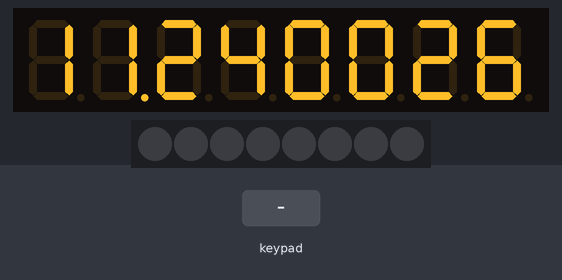
This sketch was run on a simulated ESP8266 (NodeMCU). On the bench: 8-digit seven-segment display, 8 RGB LEDs in strip order, left to right. The inputs (shaded band) are chosen by the test bench. WiFi joins after 1.5 s; servers stay silent unless stated; the local clock reads 2024-03-15 10:24:30 at power-on unless the sketch sets it; what the sketch prints to the serial monitor is not drawn.

Above: at 2.7 s.
2.8 s: key '5' pressed
4.4 s: keypad keys 1 2 3 4 pressed 0.4 s apart
7.5 s: key '1' pressed
9.2 s: key '2' pressed
Timing chart, 0 to 12.0 s (numbered marks = the images above; inputs shaded):
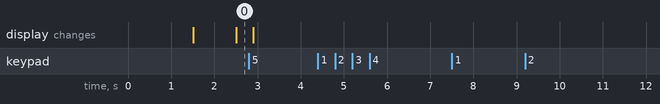

The sketch:

main.ino
```cpp
#include <TimedAction.h>
#include <time.h>
#include "web.h"
#include "utils.h"
#include "ptm.h"

TimedAction timedCheckButtons = TimedAction(200, ptm::CheckButtons);
TimedAction timedDisplayUpdate = TimedAction(1000, ptm::DisplayUpdate);

void setup(){
  Serial.begin(9600);
  Serial.print("Started");
  web::SetupOTAHandlers();
  //setupClient();
  //animateLed();
}

void loop(){
  if (WiFi.status() != WL_CONNECTED) {
    delay(1);
    web::ConnectWiFi();
    return;
  }
  web::CheckOTAUpdates();
  timedCheckButtons.check();
  timedDisplayUpdate.check();
}
```

counter.h
```cpp
#ifndef COUNTER_H
#define COUNTER_H


/* Counter: if led_time is set, then returns a bool on whether to
   flash led if led_time has elapsed since last increment.

   If led_time is set to 0, then returns LedOn if count > 9.
 */
class Counter {
  public:
    Counter(unsigned int led_time){
      this->led_time_ = led_time * 60;
      this->last_press_ = round(millis() / 1000);
    }

    unsigned int GetCount() {
      return this->count_ % 10;
    }

   void Increment() {
      this->last_press_ = round(millis() / 1000);
      this->count_++;
    }

    bool LedOn() {
     int current_time = round(millis() / 1000);
     if(this->led_time_ > 0) {
      return ((current_time - this->last_press_) > this->led_time_);
     } else {
      return (this->count_ /10) % 2 > 0;
     }
    }

  private:
    unsigned int count_ = 0;
    unsigned int last_press_ = 0;
    unsigned int led_time_;
};

class Accumulator {
 public:
  Accumulator(int size) {
    accumulators = (time_t*)calloc(size, sizeof(time_t));
    active_start_ = millis()/1000;
    active_ = 0;
  }

  void UpdateAccumulation(){
    accumulators[active_] += millis()/1000 - active_start_;
    Serial.print(accumulators[active_]);
  }

  void SetActive(int n){
    UpdateAccumulation();
    active_ = n;
    active_start_ = millis()/1000;
  };

  int GetActive(){
    return active_;
  }

  time_t GetAccumulatedTime() {
    return accumulators[active_] + (millis()/1000 - active_start_);
  }

 private:
  time_t* accumulators;
  int active_;
  int active_start_;
};

#endif
```

googlesheet.h
```cpp
#ifndef GOOGLESHEET_H
#define GOOGLESHEET_H

#include <HTTPSRedirect.h>

namespace googlesheet {
  const char *GScriptId = "AKfycbyHwjxAg8eJwlVwt71-o94I9M4sAzgAsg2xwnmb4El9QtzjC77u";
  const char* host = "script.google.com";
  const char* googleRedirHost = "script.googleusercontent.com";
  const int httpsPort = 443;
  HTTPSRedirect client(httpsPort);

  // Prepare the url (without the varying data)
  String url = String("/macros/s/") + GScriptId + "/exec?";

  // This is the main method where data gets pushed to the Google sheet
  // id = sheet name
  void postData(String id, String value){
    Serial.print("start post");
    if (!client.connected()){
      Serial.println("Connecting to client again…");
      client.connect(host, httpsPort);
    }
    String urlFinal = url + "id=" + id + "&value=" + String(value);
    client.printRedir(urlFinal, host, googleRedirHost);
    Serial.print(urlFinal);
  }
}

#endif
```

pomodoro.h
```cpp
#ifndef POMODORO_H
#define POMODORO_H

#include "googlesheet.h"

class Pomodoro {
  public:
    Pomodoro(int work_time, int break_time) {
      this->checked_time_ = 1;
      this->completed_count_ = 0;
      this->work_time_ = work_time;
      this->animate = false;
      this->elapsed_time_ = 0;
      this->paused_time_ = 0;
      this->checked_time_ = -1;
      this->paused_ = false;
      this->distraction_count_ = 0;
    }

    int elapsed_time() {
      int current_time = round(millis() / 1000);
      if(this->checked_time_ < 0)
          return 0;
      if(paused_) {
        this->paused_time_ += current_time - this->checked_time_;
      } else {
        this->elapsed_time_ += current_time - this->checked_time_;
      }
      this->checked_time_ = current_time;

      // Stop if total work time elapsed for Pomodoro
      if(this->elapsed_time_ > this->work_time_ * 60) {
        this->completed_count_ +=1;
        this->Reset();
        this->animate = true;
	this->LogSheetMessage("Completed");
      }
    }

    String GetCompletedCount() {
      return String(byte(this->completed_count_));
    }
    String GetDisplayMinutes(){
      this->elapsed_time();
      unsigned long seconds = 0;
      if(paused_){
        seconds = this->paused_time_;
      } else {
        seconds = (this->work_time_ +1) * 60 - this->elapsed_time_;
      }
      return this->minuteStr(seconds/60 % 60);
    }

    void Start() {
      if(!IsStarted()) {
	this->checked_time_ = round(millis() / 1000);
	this->elapsed_time();
	this->paused_ = false;
	this->LogSheetMessage("Start");
      }
    }

    void Stop() {
      if(IsStarted()) {
	this->elapsed_time_ = 0;
	this->paused_time_ = 0;
	this->checked_time_ = -1;
	this->paused_ = false;
	this->distraction_count_ = 0;
	this->LogSheetMessage("Stop");
      }
    }

    void Pause() {
      if (IsStarted()) {
        this->elapsed_time();
        this->paused_ = true;
	this->LogSheetMessage("Paused");
      }
    }

    bool IsPaused() {
      return this->paused_;
    }

    bool IsStarted() {
      return (this->checked_time_ > 0);
    }

    void TogglePause() {
      if (IsStarted()) {
	Pause();
      } else {
	Start();
      }
    }

    void Reset() {
      if(!IsStarted()) {
        this->Start();
        return;
      }
      Stop();
    }

    void IncrementDisctractionCount(){
      distraction_count_++;
      this->LogSheetMessage("Distracted");
    }

    int GetDistractionCount(){
      return distraction_count_;
    }

    bool animate;

  private:
    unsigned long paused_time_;
    unsigned long elapsed_time_;
    unsigned long work_time_;
    int checked_time_;
    int distraction_count_;
    bool paused_;
    unsigned long completed_count_;

    String formatNumber(String inp){
      if (inp.length()==1) {
        return "0" + inp;
      }
      else{
        return inp;
      }
    }

    byte minute(unsigned long inp){
     return byte((inp % 60));
    }

    String minuteStr(unsigned long inp){
     return  formatNumber(String(minute(inp)));
    }

    void LogSheetMessage(String message) {
      googlesheet::postData("Pomodoro", message);
    }

};

#endif
```

ptm.h
```cpp
#ifndef PTM_H
#define PTM_H

#include <TM1638.h>
#include "pomodoro.h"
#include "counter.h"
#include "googlesheet.h"

namespace ptm {
  TM1638 tm(D2, D3, D4);
  Accumulator accumulate(4);
  boolean blink_state = true;
  Pomodoro p(25 /*work_time*/, 10);
  Counter water_counter(30);
  Counter last_pomodoro(60);
  boolean moduleOff=false;
  String water_log_sheet = "WaterLog";
  String pomodoro_log_sheet = "Pomodoro";

  void animateLed() {
    for(int i = 0; i < 8; i++) {
      tm.setLED(TM1638_COLOR_RED, i);
      if(i > 0) {
	tm.setLED(TM1638_COLOR_GREEN, i-1);
      }
      delay(500);
    }
    tm.setLED(TM1638_COLOR_GREEN, 7);
  }

  void DisplayUpdate(){
    blink_state = !blink_state;
    int water_counter_led = 0;
    int pause_led = 6;
    int last_pomodoro_led = 7;

    if(p.animate) {
      p.animate = false;
      animateLed();
    }

    int active_counter = accumulate.GetActive();
    tm.setLED((p.IsStarted() & p.IsPaused()) ? TM1638_COLOR_RED : TM1638_COLOR_GREEN, pause_led);
    tm.setLED(water_counter.LedOn() & blink_state ? TM1638_COLOR_RED : TM1638_COLOR_GREEN, water_counter_led);
    tm.setLED( active_counter == 1 ? TM1638_COLOR_RED : TM1638_COLOR_GREEN, 1);
    tm.setLED( active_counter == 2 ? TM1638_COLOR_RED : TM1638_COLOR_GREEN, 2);
    tm.setLED( active_counter == 3 ? TM1638_COLOR_RED : TM1638_COLOR_GREEN, 3);
    // Flash LED if more than 60 minutes, otherwise show red if not in Pomodoro.
    if(last_pomodoro.LedOn()) {
      tm.setLED(blink_state ? TM1638_COLOR_RED : TM1638_COLOR_GREEN, last_pomodoro_led);
    } else {
      tm.setLED(!p.IsStarted() ? TM1638_COLOR_RED : TM1638_COLOR_GREEN, last_pomodoro_led);
    }


    tm.clearDisplay();
    if (!moduleOff){
      tm.setDisplayToString(utils::getTimeString(utils::getCurrentTime()),int(blink_state)*79,0);
      if( active_counter > 0) {
	tm.setDisplayToString(utils::getTimeString(accumulate.GetAccumulatedTime()),int(blink_state)*79,4);
      } else {
	// Pomodoro mode
	tm.setDisplayToString(p.GetCompletedCount(),0,4);
	tm.setDisplayToString(String(p.GetDistractionCount()), 0 ,5);
	tm.setDisplayToString(p.GetDisplayMinutes(),0,6);
      }
    }
  }

  //------------------------------- Buttons Pressed -------------------------------

  void Button0(){
    water_counter.Increment();
    googlesheet::postData(water_log_sheet, "drank");
  }

  void Button1(){
    p.Stop();
    accumulate.SetActive(1);
    googlesheet::postData("Pomodoro", "Meeting");
  }

  void Button2(){
    p.Stop();
    accumulate.SetActive(2);
    googlesheet::postData("Pomodoro", "Social");
  }

  void Button3(){
    p.Stop();
    accumulate.SetActive(3);
    googlesheet::postData("Pomodoro", "Unfocused");
  }

  void Button4(){
    moduleOff = !moduleOff;
    if (moduleOff) {
      tm.clearDisplay();
    }
  }

  void Button5(){
    p.IncrementDisctractionCount();
    googlesheet::postData(water_log_sheet, "drank");
  }

  void Button6(){
    Serial.print("TogglePause");
    p.TogglePause();
  }

  void Button7(){
    Serial.print("Reset");
    p.Reset();
    if(p.IsStarted()){
      accumulate.SetActive(0);
      accumulate.SetActive(0);
      last_pomodoro.Increment();
    }
  }

  // function type
  typedef void (*FunctionCallback)();
  FunctionCallback button_functions[] = {&Button0,&Button1,&Button2,&Button3,&Button4,&Button5,&Button6,&Button7};

  void CheckButtons(){
    byte buttons=tm.getButtons();
    int pressed = -1;
    for(int i = 0; i < 8; i++){
      if(buttons &  (1 << i)) {
	pressed = i;
      }
    }
    if(pressed > -1) {
      Serial.print(pressed);
      button_functions[pressed]();
    }
  }

}
#endif
```

utils.h
```cpp
#ifndef UTILS_H
#define UTILS_H
#include <time.h>
#include "web.h"

namespace utils {
  // Add leading zero to string if needed
  String formatNumber(String inp){
    if (inp.length()==1) {
      return "0" + inp;
    }
    else{
      return inp;
    }
  }

  // Return current time in seconds.
  time_t getCurrentTime() {
    if(!web::start_time) {
      web::setStartTimeNTP();
    }
    return web::start_time + millis()/1000;
  }

  // return 4 digit number HHMM
  String getTimeString(time_t now) {
    struct tm *tmp = gmtime(&now);
    return formatNumber(String(tmp->tm_hour %12)) + formatNumber(String(tmp->tm_min));
  }

}

#endif
```

web.h
```cpp
#ifndef WEB_H
#define WEB_H

#include <ESP8266WiFi.h>
#include <ESP8266mDNS.h>
#include <WiFiUdp.h>
#include <ArduinoOTA.h>

namespace web {
  const char *SERVER_WIFI_SSID = "mywifi";
  const char *SERVER_WIFI_PASS = "1111111111";
  time_t start_time = 0; // time when program started in seconds
  int timezone = -5; // EST
  int dst_offset = 1; // Automate at some point

  // Connect to the internet with provided creds.
  void ConnectWiFi()
  {
    Serial.print("Connecting to WiFi ");
    WiFi.begin(SERVER_WIFI_SSID,SERVER_WIFI_PASS);
    while(WiFi.status() != WL_CONNECTED)
    {
	     delay(500);
	     Serial.print(".");
    }
    Serial.println("Connected");
  }

  // Set up handlers for OTA updates. Must add ArduinoOTA.handle(); in loop()
  void SetupOTAHandlers() {
    ConnectWiFi();
    ArduinoOTA.onStart([]() {
	String type;
	if (ArduinoOTA.getCommand() == U_FLASH)
	  type = "sketch";
	else // U_SPIFFS
	  type = "filesystem";

	// NOTE: if updating SPIFFS this would be the place to unmount SPIFFS using SPIFFS.end()
	Serial.println("Start updating " + type);
      });
    ArduinoOTA.onEnd([]() {
	Serial.println("\nEnd");
      });
    ArduinoOTA.onProgress([](unsigned int progress, unsigned int total) {
	Serial.printf("Progress: %u%%\r", (progress / (total / 100)));
      });
    ArduinoOTA.onError([](ota_error_t error) {
	Serial.printf("Error[%u]: ", error);
	if (error == OTA_AUTH_ERROR) Serial.println("Auth Failed");
	else if (error == OTA_BEGIN_ERROR) Serial.println("Begin Failed");
	else if (error == OTA_CONNECT_ERROR) Serial.println("Connect Failed");
	else if (error == OTA_RECEIVE_ERROR) Serial.println("Receive Failed");
	else if (error == OTA_END_ERROR) Serial.println("End Failed");
      });
    ArduinoOTA.begin();
    Serial.println("Ready");
    Serial.print("IP address: ");
    Serial.println(WiFi.localIP());
  }

  void CheckOTAUpdates() {
    ArduinoOTA.handle();
  }

  // Set actual program start time from NTP servers.
  void setStartTimeNTP(){
    configTime(timezone * 3600, 0, "pool.ntp.org", "time.nist.gov");
    Serial.print("Getting time from server.");
    while (!time(nullptr)) {
      Serial.print(".");
      delay(1000);
    }
    time_t now = time(nullptr);
    start_time = now - millis()/1000 + dst_offset * 3600;
  }


}


#endif
```

Measured:
- after the input at 4.4 s, every drawn part: stays the same
- after the input at 7.5 s, every drawn part: stays the same
- after the input at 9.2 s, every drawn part: stays the same
